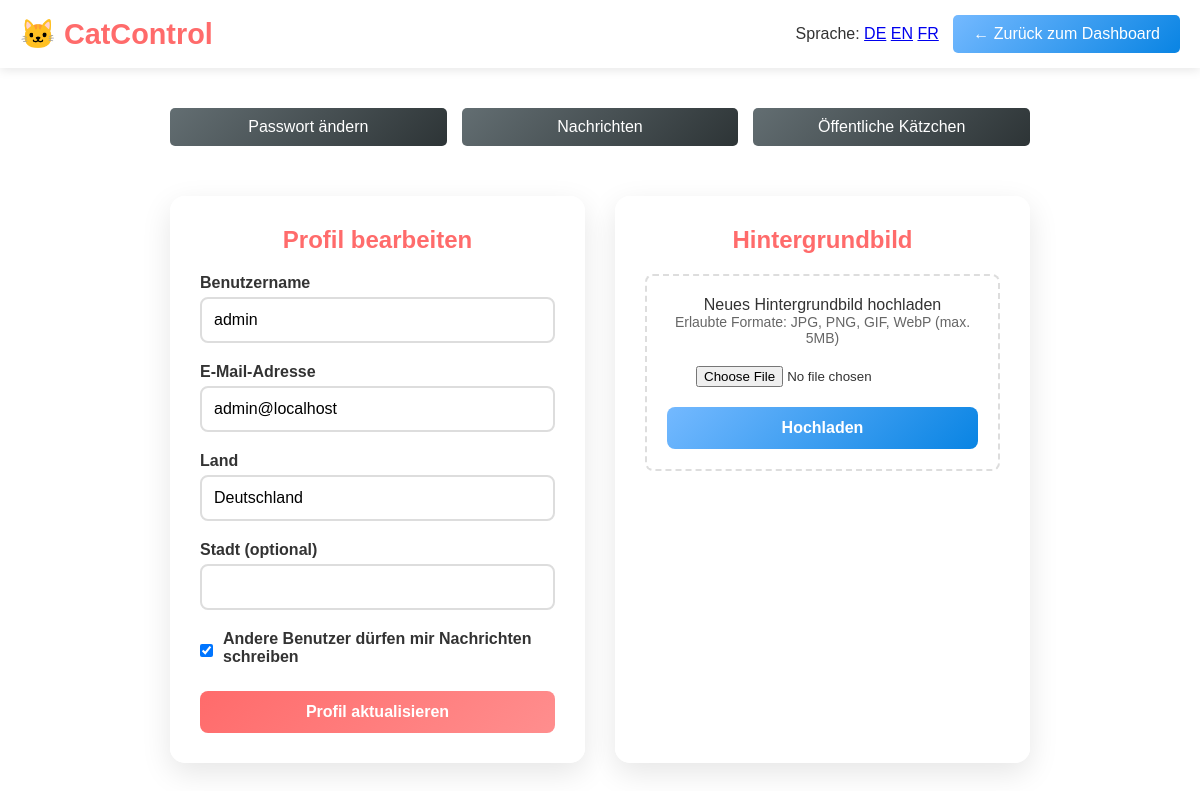
Screenshot of /profile.php?lang=de (signed in) with the database file from the repository.
### tables this page shows
CREATE TABLE users (
    id INT AUTO_INCREMENT PRIMARY KEY,
    username VARCHAR(50) UNIQUE NOT NULL,
    email VARCHAR(100) UNIQUE NOT NULL,
    password_hash VARCHAR(255) NOT NULL,
    country VARCHAR(50) NOT NULL,
    city VARCHAR(100),
    allow_messages BOOLEAN DEFAULT TRUE,
    custom_background VARCHAR(255),
    created_at TIMESTAMP DEFAULT CURRENT_TIMESTAMP,
    updated_at TIMESTAMP DEFAULT CURRENT_TIMESTAMP ON UPDATE CURRENT_TIMESTAMP,
    first_login BOOLEAN DEFAULT FALSE,
    INDEX idx_username (username),
    INDEX idx_email (email)
);

### config/i18n.php (called while the page is built, shortened)
<?php
function i18n_current_lang(): string {
    return $_SESSION['lang'] ?? 'de';
}
function __(string $key, array $replacements = []): string {
    $dict = $GLOBALS['I18N_DICTIONARY'] ?? [];
    $value = $dict[$key] ?? $key;
    return $value;
}
function i18n_url_with_lang(string $lang): string {
    $supported = $GLOBALS['SUPPORTED_LANGS'];
    $scheme = (!empty($_SERVER['HTTPS']) && $_SERVER['HTTPS'] !== 'off') ? 'https' : 'http';
    $host = $_SERVER['HTTP_HOST'] ?? '';
    $uri = $_SERVER['REQUEST_URI'] ?? '/';
    $parts = parse_url($uri);
    $path = $parts['path'] ?? '/';
    $query = [];
    if (!empty($parts['query'])) {
        parse_str($parts['query'], $query);
    }
    $query['lang'] = $lang;
    $qs = http_build_query($query);
    return $scheme . '://' . $host . $path . ($qs ? ('?' . $qs) : '');
}

### config/database.php (called while the page is built)
<?php
return [
    'host' => 'db',
    'database' => 'catcontrol',
    'username' => 'phpuser',
    'password' => 'changeme123',
    'charset' => 'utf8mb4',
    'options' => [
        PDO::ATTR_ERRMODE => PDO::ERRMODE_EXCEPTION,
        PDO::ATTR_DEFAULT_FETCH_MODE => PDO::FETCH_ASSOC,
        PDO::ATTR_EMULATE_PREPARES => false,
    ],
    'smtp' => [
        'host' => '',
        'port' => 587,
        'username' => '',
        'password' => '',
        'encryption' => 'tls',
        'from_email' => 'admin@localhost',
        'from_name' => 'CatControl'
    ]
];

### classes/Database.php (called while the page is built, shortened)
<?php
class Database {
    private static $instance = null;
    private $pdo;
    private $config;
    private function __construct() {
        $this->config = require_once __DIR__ . '/../config/database.php';
    }
    public static function getInstance() {
        if (self::$instance === null) {
            self::$instance = new self();
        }
        return self::$instance;
    }
    private function connect() {
        try {
            $dsn = "mysql:host={$this->config['host']};dbname={$this->config['database']};charset={$this->config['charset']}";
            $this->pdo = new PDO($dsn, $this->config['username'], $this->config['password'], $this->config['options']);
        } catch (PDOException $e) {
            die("Database connection failed: " . $e->getMessage());
        }
    }
    public function query($sql, $params = []) {
        try {
            $stmt = $this->pdo->prepare($sql);
            $stmt->execute($params);
            return $stmt;
        } catch (PDOException $e) {
            error_log("Database query error: " . $e->getMessage());
            throw $e;
        }
    }
    public function fetch($sql, $params = []) {
        $stmt = $this->query($sql, $params);
        return $stmt->fetch();
    }
}

### classes/User.php (called while the page is built, shortened)
<?php
require_once __DIR__ . '/Database.php';
class User {
    private $db;
    public function __construct() {
        $this->db = Database::getInstance();
    }
    public function isLoggedIn() {
        return isset($_SESSION['user_id']);
    }
    public function getCurrentUser() {
        return $this->getUserById($_SESSION['user_id']);
    }
    public function getUserById($id) {
        $sql = "SELECT * FROM users WHERE id = ?";
        return $this->db->fetch($sql, [$id]);
    }
}

### profile.php (the view, shortened to what this page needs)
<?php
require_once 'config/i18n.php';
require_once 'classes/User.php';
$userService = new User();
$currentUser = $userService->getCurrentUser();
?>
<!DOCTYPE html>
<html lang="<?= htmlspecialchars(i18n_current_lang()) ?>">
<head>
</head>
<body>
    <header class="header">
        <div class="logo">🐱 <?= __('app.name') ?></div>
        <div>
            <span style="margin-right:10px;">
                <?= __('menu.language') ?>:
                <a href="<?= i18n_url_with_lang('de') ?>">DE</a>
                <a href="<?= i18n_url_with_lang('en') ?>">EN</a>
                <a href="<?= i18n_url_with_lang('fr') ?>">FR</a>
            </span>
            <a href="dashboard.php" class="back-btn">← <?= __('menu.back_to_dashboard') ?></a>
        </div>
    </header>
    <main class="main-content">
        <div class="profile-container">
            <div class="navigation-links">
                <a href="change-password.php" class="nav-link"><?= __('menu.change_password') ?></a>
                <a href="messages.php" class="nav-link"><?= __('menu.messages') ?></a>
                <a href="public-kittens.php" class="nav-link"><?= __('menu.public_kittens') ?></a>
            </div>
            <div class="form-section">
                <h2 class="section-title"><?= __('profile.title') ?></h2>
                <form method="POST">
                    <div class="form-group">
                        <label for="username"><?= __('profile.username') ?></label>
                        <input type="text" id="username" name="username" required
                               value="<?= htmlspecialchars($currentUser['username']) ?>">
                    </div>
                    <div class="form-group">
                        <label for="email"><?= __('profile.email') ?></label>
                        <input type="email" id="email" name="email" required
                               value="<?= htmlspecialchars($currentUser['email']) ?>">
                    </div>
                    <div class="form-group">
                        <label for="country"><?= __('profile.country') ?></label>
                        <input type="text" id="country" name="country"
                               value="<?= htmlspecialchars($currentUser['country']) ?>">
                    </div>
                    <div class="form-group">
                        <label for="city"><?= __('profile.city') ?></label>
                        <input type="text" id="city" name="city"
                               value="<?= htmlspecialchars($currentUser['city']) ?>">
                    </div>
                    <div class="form-group">
                        <div class="checkbox-group">
                            <input type="checkbox" id="allow_messages" name="allow_messages"
                                   <?= $currentUser['allow_messages'] ? 'checked' : '' ?>>
                            <label for="allow_messages"><?= __('profile.allow_messages') ?></label>
                        </div>
                    </div>
                    <button type="submit" name="update_profile" class="btn-primary"><?= __('profile.update') ?></button>
                </form>
            </div>
            <div class="form-section">
                <h2 class="section-title">Hintergrundbild</h2>
                <form method="POST" enctype="multipart/form-data">
                    <div class="file-upload">
                        <p>Neues Hintergrundbild hochladen</p>
                        <p style="font-size: 14px; color: #666; margin-bottom: 10px;">
                            Erlaubte Formate: JPG, PNG, GIF, WebP (max. 5MB)
                        </p>
                        <input type="file" name="background_image" accept="image/*" required>
                        <button type="submit" name="upload_background" class="btn-secondary">Hochladen</button>
                    </div>
                </form>
            </div>
        </div>
    </main>
</body>
</html>

### rows the page displays
users: username "admin", email "admin@localhost", country "Deutschland", allow_messages "☑"

### other values shown
__('app.name') "CatControl"
__('menu.language') "Sprache"
__('menu.back_to_dashboard') "Zurück zum Dashboard"
__('menu.change_password') "Passwort ändern"
__('menu.messages') "Nachrichten"
__('menu.public_kittens') "Öffentliche Kätzchen"
__('profile.title') "Profil bearbeiten"
__('profile.username') "Benutzername"
__('profile.email') "E-Mail-Adresse"
__('profile.country') "Land"
__('profile.city') "Stadt (optional)"
__('profile.allow_messages') "Andere Benutzer dürfen mir Nachrichten schreiben"
__('profile.update') "Profil aktualisieren"
